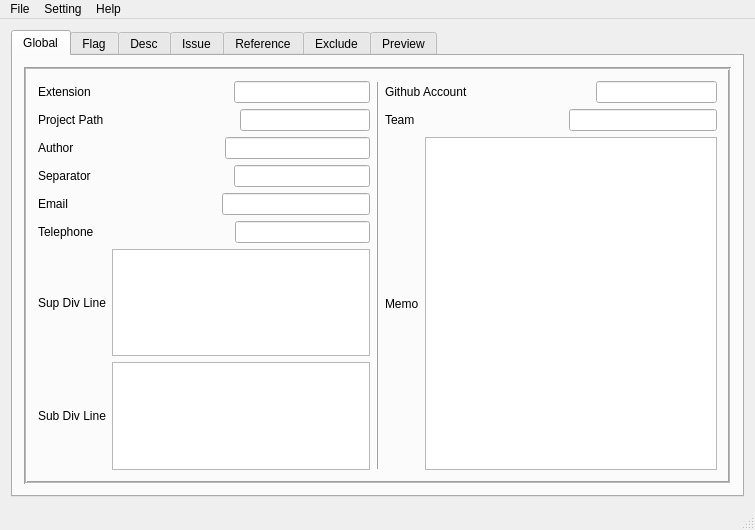
<?xml version="1.0" encoding="UTF-8"?>
<ui version="4.0">
 <class>MainWindow</class>
 <widget class="QMainWindow" name="MainWindow">
  <property name="geometry">
   <rect>
    <x>0</x>
    <y>0</y>
    <width>755</width>
    <height>530</height>
   </rect>
  </property>
  <property name="windowTitle">
   <string>MainWindow</string>
  </property>
  <widget class="QWidget" name="centralWidget">
   <layout class="QVBoxLayout" name="verticalLayout_2">
    <item>
     <widget class="QTabWidget" name="tabWidget">
      <property name="currentIndex">
       <number>0</number>
      </property>
      <widget class="QWidget" name="SettingTab">
       <attribute name="title">
        <string>Global</string>
       </attribute>
       <layout class="QHBoxLayout" name="horizontalLayout_13">
        <item>
         <widget class="QFrame" name="frame">
          <property name="frameShape">
           <enum>QFrame::Box</enum>
          </property>
          <property name="frameShadow">
           <enum>QFrame::Sunken</enum>
          </property>
          <property name="lineWidth">
           <number>1</number>
          </property>
          <property name="midLineWidth">
           <number>1</number>
          </property>
          <layout class="QHBoxLayout" name="horizontalLayout_2">
           <item>
            <layout class="QVBoxLayout" name="verticalLayout">
             <item>
              <layout class="QHBoxLayout" name="ExtensionL">
               <item>
                <widget class="QLabel" name="extensionLbl">
                 <property name="text">
                  <string>Extension</string>
                 </property>
                </widget>
               </item>
               <item>
                <spacer name="spacer1">
                 <property name="orientation">
                  <enum>Qt::Horizontal</enum>
                 </property>
                 <property name="sizeHint" stdset="0">
                  <size>
                   <width>40</width>
                   <height>20</height>
                  </size>
                 </property>
                </spacer>
               </item>
               <item>
                <widget class="QLineEdit" name="extensionEdit"/>
               </item>
              </layout>
             </item>
             <item>
              <layout class="QHBoxLayout" name="PathL">
               <item>
                <widget class="QLabel" name="pathLbl">
                 <property name="text">
                  <string>Project Path</string>
                 </property>
                </widget>
               </item>
               <item>
                <spacer name="spacer2">
                 <property name="orientation">
                  <enum>Qt::Horizontal</enum>
                 </property>
                 <property name="sizeHint" stdset="0">
                  <size>
                   <width>40</width>
                   <height>20</height>
                  </size>
                 </property>
                </spacer>
               </item>
               <item>
                <widget class="QLineEdit" name="pathEdit"/>
               </item>
              </layout>
             </item>
             <item>
              <layout class="QHBoxLayout" name="AuthorL">
               <item>
                <widget class="QLabel" name="authorLbl">
                 <property name="text">
                  <string>Author</string>
                 </property>
                </widget>
               </item>
               <item>
                <spacer name="spacer3">
                 <property name="orientation">
                  <enum>Qt::Horizontal</enum>
                 </property>
                 <property name="sizeHint" stdset="0">
                  <size>
                   <width>40</width>
                   <height>20</height>
                  </size>
                 </property>
                </spacer>
               </item>
               <item>
                <widget class="QLineEdit" name="authorEdit"/>
               </item>
              </layout>
             </item>
             <item>
              <layout class="QHBoxLayout" name="SeparatorL">
               <item>
                <widget class="QLabel" name="separatorLbl">
                 <property name="text">
                  <string>Separator</string>
                 </property>
                </widget>
               </item>
               <item>
                <spacer name="spacer4">
                 <property name="orientation">
                  <enum>Qt::Horizontal</enum>
                 </property>
                 <property name="sizeHint" stdset="0">
                  <size>
                   <width>40</width>
                   <height>20</height>
                  </size>
                 </property>
                </spacer>
               </item>
               <item>
                <widget class="QLineEdit" name="separatorEdit"/>
               </item>
              </layout>
             </item>
             <item>
              <layout class="QHBoxLayout" name="EmailL">
               <item>
                <widget class="QLabel" name="emailLbl">
                 <property name="text">
                  <string>Email</string>
                 </property>
                </widget>
               </item>
               <item>
                <spacer name="spacer7">
                 <property name="orientation">
                  <enum>Qt::Horizontal</enum>
                 </property>
                 <property name="sizeHint" stdset="0">
                  <size>
                   <width>40</width>
                   <height>20</height>
                  </size>
                 </property>
                </spacer>
               </item>
               <item>
                <widget class="QLineEdit" name="emailEdit"/>
               </item>
              </layout>
             </item>
             <item>
              <layout class="QHBoxLayout" name="TelephoneL">
               <item>
                <widget class="QLabel" name="telepLbl">
                 <property name="text">
                  <string>Telephone</string>
                 </property>
                </widget>
               </item>
               <item>
                <spacer name="spacer8">
                 <property name="orientation">
                  <enum>Qt::Horizontal</enum>
                 </property>
                 <property name="sizeHint" stdset="0">
                  <size>
                   <width>40</width>
                   <height>20</height>
                  </size>
                 </property>
                </spacer>
               </item>
               <item>
                <widget class="QLineEdit" name="telepEdit"/>
               </item>
              </layout>
             </item>
             <item>
              <layout class="QHBoxLayout" name="SupDivLineL">
               <item>
                <widget class="QLabel" name="supDivLbl">
                 <property name="text">
                  <string>Sup Div Line</string>
                 </property>
                </widget>
               </item>
               <item>
                <widget class="QTextEdit" name="supDivEdit"/>
               </item>
              </layout>
             </item>
             <item>
              <layout class="QHBoxLayout" name="SubDivLineL">
               <item>
                <widget class="QLabel" name="subDivLbl">
                 <property name="text">
                  <string>Sub Div Line</string>
                 </property>
                </widget>
               </item>
               <item>
                <widget class="QTextEdit" name="subDivEdit"/>
               </item>
              </layout>
             </item>
            </layout>
           </item>
           <item>
            <widget class="Line" name="line">
             <property name="frameShadow">
              <enum>QFrame::Raised</enum>
             </property>
             <property name="lineWidth">
              <number>1</number>
             </property>
             <property name="midLineWidth">
              <number>0</number>
             </property>
             <property name="orientation">
              <enum>Qt::Vertical</enum>
             </property>
            </widget>
           </item>
           <item>
            <layout class="QVBoxLayout" name="verticalLayout_6">
             <item>
              <layout class="QHBoxLayout" name="GithubL">
               <item>
                <widget class="QLabel" name="githubLbl">
                 <property name="text">
                  <string>Github Account</string>
                 </property>
                </widget>
               </item>
               <item>
                <spacer name="spacer1_4">
                 <property name="orientation">
                  <enum>Qt::Horizontal</enum>
                 </property>
                 <property name="sizeHint" stdset="0">
                  <size>
                   <width>40</width>
                   <height>20</height>
                  </size>
                 </property>
                </spacer>
               </item>
               <item>
                <widget class="QLineEdit" name="githubEdit"/>
               </item>
              </layout>
             </item>
             <item>
              <layout class="QHBoxLayout" name="TeamL">
               <item>
                <widget class="QLabel" name="teamLbl">
                 <property name="text">
                  <string>Team</string>
                 </property>
                </widget>
               </item>
               <item>
                <spacer name="spacer1_5">
                 <property name="orientation">
                  <enum>Qt::Horizontal</enum>
                 </property>
                 <property name="sizeHint" stdset="0">
                  <size>
                   <width>40</width>
                   <height>20</height>
                  </size>
                 </property>
                </spacer>
               </item>
               <item>
                <widget class="QLineEdit" name="teamEdit"/>
               </item>
              </layout>
             </item>
             <item>
              <layout class="QHBoxLayout" name="MemoL">
               <item>
                <widget class="QLabel" name="memoLbl">
                 <property name="text">
                  <string>Memo</string>
                 </property>
                </widget>
               </item>
               <item>
                <widget class="QTextEdit" name="memoEdit"/>
               </item>
              </layout>
             </item>
            </layout>
           </item>
          </layout>
         </widget>
        </item>
       </layout>
      </widget>
      <widget class="QWidget" name="FlagTab">
       <attribute name="title">
        <string>Flag</string>
       </attribute>
       <layout class="QHBoxLayout" name="horizontalLayout_3">
        <item>
         <layout class="QVBoxLayout" name="flagTabL1">
          <item>
           <widget class="QTableWidget" name="flagTblWidget">
            <row>
             <property name="text">
              <string>1</string>
             </property>
            </row>
            <row>
             <property name="text">
              <string>2</string>
             </property>
            </row>
            <row>
             <property name="text">
              <string>3</string>
             </property>
            </row>
            <row>
             <property name="text">
              <string>4</string>
             </property>
            </row>
            <row>
             <property name="text">
              <string>5</string>
             </property>
            </row>
            <row>
             <property name="text">
              <string>6</string>
             </property>
            </row>
            <row>
             <property name="text">
              <string>7</string>
             </property>
            </row>
            <row>
             <property name="text">
              <string>8</string>
             </property>
            </row>
            <row>
             <property name="text">
              <string>10</string>
             </property>
            </row>
            <row>
             <property name="text">
              <string>11</string>
             </property>
            </row>
            <row>
             <property name="text">
              <string>12</string>
             </property>
            </row>
            <row>
             <property name="text">
              <string>13</string>
             </property>
            </row>
            <row>
             <property name="text">
              <string>14</string>
             </property>
            </row>
            <column>
             <property name="text">
              <string>Flag</string>
             </property>
            </column>
            <column>
             <property name="text">
              <string>Value</string>
             </property>
            </column>
            <item row="0" column="0">
             <property name="text">
              <string>Author</string>
             </property>
            </item>
            <item row="0" column="1">
             <property name="text">
              <string>1</string>
             </property>
            </item>
            <item row="1" column="0">
             <property name="text">
              <string>Last_Edited</string>
             </property>
            </item>
            <item row="1" column="1">
             <property name="text">
              <string>1</string>
             </property>
            </item>
            <item row="2" column="0">
             <property name="text">
              <string>Desc</string>
             </property>
            </item>
            <item row="2" column="1">
             <property name="text">
              <string>1</string>
             </property>
            </item>
            <item row="3" column="0">
             <property name="text">
              <string>Issue</string>
             </property>
            </item>
            <item row="3" column="1">
             <property name="text">
              <string>1</string>
             </property>
            </item>
            <item row="4" column="0">
             <property name="text">
              <string>Sup_Div_Line</string>
             </property>
            </item>
            <item row="4" column="1">
             <property name="text">
              <string>1</string>
             </property>
            </item>
            <item row="5" column="0">
             <property name="text">
              <string>Sub_Div_Line</string>
             </property>
            </item>
            <item row="5" column="1">
             <property name="text">
              <string>1</string>
             </property>
            </item>
            <item row="6" column="0">
             <property name="text">
              <string>Email</string>
             </property>
            </item>
            <item row="6" column="1">
             <property name="text">
              <string>1</string>
             </property>
            </item>
            <item row="7" column="0">
             <property name="text">
              <string>Telephone</string>
             </property>
            </item>
            <item row="7" column="1">
             <property name="text">
              <string>1</string>
             </property>
            </item>
            <item row="8" column="0">
             <property name="text">
              <string>Github_Account</string>
             </property>
            </item>
            <item row="8" column="1">
             <property name="text">
              <string>1</string>
             </property>
            </item>
            <item row="9" column="0">
             <property name="text">
              <string>Ref_URLs</string>
             </property>
            </item>
            <item row="9" column="1">
             <property name="text">
              <string>1</string>
             </property>
            </item>
            <item row="10" column="0">
             <property name="text">
              <string>Created_Date</string>
             </property>
            </item>
            <item row="10" column="1">
             <property name="text">
              <string>1</string>
             </property>
            </item>
            <item row="11" column="0">
             <property name="text">
              <string>Team</string>
             </property>
            </item>
            <item row="11" column="1">
             <property name="text">
              <string>1</string>
             </property>
            </item>
            <item row="12" column="0">
             <property name="text">
              <string>Memo</string>
             </property>
            </item>
            <item row="12" column="1">
             <property name="text">
              <string>1</string>
             </property>
            </item>
           </widget>
          </item>
         </layout>
        </item>
       </layout>
      </widget>
      <widget class="QWidget" name="DescTab">
       <attribute name="title">
        <string>Desc</string>
       </attribute>
       <layout class="QVBoxLayout" name="verticalLayout_4">
        <item>
         <layout class="QVBoxLayout" name="descTabL1">
          <item>
           <widget class="QTableWidget" name="descTblWidget">
            <column>
             <property name="text">
              <string>File Name</string>
             </property>
            </column>
            <column>
             <property name="text">
              <string>Description</string>
             </property>
            </column>
           </widget>
          </item>
          <item>
           <layout class="QHBoxLayout" name="descTabL2">
            <item>
             <widget class="QPushButton" name="descAddBtn">
              <property name="text">
               <string>Add</string>
              </property>
             </widget>
            </item>
            <item>
             <widget class="QPushButton" name="descRemoveBtn">
              <property name="text">
               <string>Remove</string>
              </property>
             </widget>
            </item>
            <item>
             <widget class="QPushButton" name="descSortBtn">
              <property name="text">
               <string>Sort By File Name</string>
              </property>
             </widget>
            </item>
           </layout>
          </item>
         </layout>
        </item>
       </layout>
      </widget>
      <widget class="QWidget" name="IssueTab">
       <attribute name="title">
        <string>Issue</string>
       </attribute>
       <layout class="QHBoxLayout" name="horizontalLayout_10">
        <item>
         <layout class="QVBoxLayout" name="issueTabL">
          <item>
           <widget class="QTableWidget" name="issueTblWidget">
            <column>
             <property name="text">
              <string>File Name</string>
             </property>
            </column>
            <column>
             <property name="text">
              <string>Issue</string>
             </property>
            </column>
           </widget>
          </item>
          <item>
           <layout class="QHBoxLayout" name="horizontalLayout_8">
            <item>
             <widget class="QPushButton" name="issueAddBtn">
              <property name="text">
               <string>Add</string>
              </property>
             </widget>
            </item>
            <item>
             <widget class="QPushButton" name="issueRemoveBtn">
              <property name="text">
               <string>Remove</string>
              </property>
             </widget>
            </item>
            <item>
             <widget class="QPushButton" name="issueSortBtn">
              <property name="text">
               <string>Sort By File Name</string>
              </property>
             </widget>
            </item>
           </layout>
          </item>
         </layout>
        </item>
       </layout>
      </widget>
      <widget class="QWidget" name="referenceTab">
       <attribute name="title">
        <string>Reference</string>
       </attribute>
       <layout class="QVBoxLayout" name="verticalLayout_10">
        <item>
         <layout class="QVBoxLayout" name="verticalLayout_9">
          <item>
           <widget class="QTableWidget" name="referenceTbl">
            <column>
             <property name="text">
              <string>File Name</string>
             </property>
            </column>
            <column>
             <property name="text">
              <string>URLs</string>
             </property>
            </column>
           </widget>
          </item>
          <item>
           <layout class="QHBoxLayout" name="ReferenceL_2">
            <item>
             <widget class="QPushButton" name="addReferenceBtn">
              <property name="text">
               <string>Add</string>
              </property>
             </widget>
            </item>
            <item>
             <widget class="QPushButton" name="rmReferenceBtn">
              <property name="text">
               <string>Remove</string>
              </property>
             </widget>
            </item>
            <item>
             <widget class="QPushButton" name="referenceSortBtn">
              <property name="text">
               <string>Sort By File Name</string>
              </property>
             </widget>
            </item>
           </layout>
          </item>
         </layout>
        </item>
       </layout>
      </widget>
      <widget class="QWidget" name="excludeTab">
       <attribute name="title">
        <string>Exclude</string>
       </attribute>
       <layout class="QHBoxLayout" name="horizontalLayout_5">
        <item>
         <layout class="QVBoxLayout" name="verticalLayout_7">
          <item>
           <widget class="QTableWidget" name="excludeTbl">
            <column>
             <property name="text">
              <string>File Name to exclude</string>
             </property>
            </column>
           </widget>
          </item>
          <item>
           <layout class="QHBoxLayout" name="horizontalLayout_4">
            <item>
             <widget class="QPushButton" name="addExcludeBtn">
              <property name="text">
               <string>Add</string>
              </property>
             </widget>
            </item>
            <item>
             <widget class="QPushButton" name="rmExcludeBtn">
              <property name="text">
               <string>Remove</string>
              </property>
             </widget>
            </item>
            <item>
             <widget class="QPushButton" name="sortExcludeBtn">
              <property name="text">
               <string>Sort By File Name</string>
              </property>
             </widget>
            </item>
           </layout>
          </item>
         </layout>
        </item>
       </layout>
      </widget>
      <widget class="QWidget" name="PreviewTab">
       <attribute name="title">
        <string>Preview</string>
       </attribute>
       <layout class="QVBoxLayout" name="verticalLayout_5">
        <item>
         <layout class="QVBoxLayout" name="verticalLayout_3">
          <item>
           <widget class="QPlainTextEdit" name="previewTextEdit">
            <property name="toolTip">
             <string>&lt;html&gt;&lt;head/&gt;&lt;body&gt;&lt;p&gt;Check the comments to add&lt;/p&gt;&lt;/body&gt;&lt;/html&gt;</string>
            </property>
            <property name="styleSheet">
             <string notr="true"/>
            </property>
           </widget>
          </item>
          <item>
           <layout class="QHBoxLayout" name="horizontalLayout">
            <item>
             <widget class="QPushButton" name="copyBtn">
              <property name="text">
               <string>Copy</string>
              </property>
             </widget>
            </item>
            <item>
             <widget class="QPushButton" name="executeBtn">
              <property name="text">
               <string>Run</string>
              </property>
             </widget>
            </item>
           </layout>
          </item>
         </layout>
        </item>
       </layout>
      </widget>
     </widget>
    </item>
   </layout>
  </widget>
  <widget class="QMenuBar" name="menuBar">
   <property name="geometry">
    <rect>
     <x>0</x>
     <y>0</y>
     <width>755</width>
     <height>21</height>
    </rect>
   </property>
   <widget class="QMenu" name="menuFiel">
    <property name="title">
     <string>File</string>
    </property>
    <widget class="QMenu" name="menuOpen_Recents">
     <property name="title">
      <string>Open Recents</string>
     </property>
     <addaction name="actionrecent1"/>
     <addaction name="actionrecent2"/>
     <addaction name="actionrecent3"/>
     <addaction name="actionrecent4"/>
    </widget>
    <addaction name="actionOpen"/>
    <addaction name="actionOpen_Project_Path"/>
    <addaction name="actionOpen_and_run"/>
    <addaction name="menuOpen_Recents"/>
    <addaction name="separator"/>
    <addaction name="actionRefresh"/>
    <addaction name="separator"/>
    <addaction name="actionSave"/>
    <addaction name="actionSave_as"/>
    <addaction name="separator"/>
    <addaction name="actionExecute"/>
    <addaction name="actionRemove_Comments"/>
    <addaction name="separator"/>
    <addaction name="actionExit"/>
   </widget>
   <widget class="QMenu" name="menuHelp">
    <property name="title">
     <string>Help</string>
    </property>
    <addaction name="actionGithub"/>
   </widget>
   <widget class="QMenu" name="menuSetting">
    <property name="title">
     <string>Setting</string>
    </property>
    <addaction name="actionRecursive_Traversal"/>
    <addaction name="separator"/>
    <addaction name="actionIssue_Numbering"/>
    <addaction name="actionDesc_Numbering"/>
   </widget>
   <addaction name="menuFiel"/>
   <addaction name="menuSetting"/>
   <addaction name="menuHelp"/>
  </widget>
  <widget class="QStatusBar" name="statusBar"/>
  <action name="actionGithub">
   <property name="icon">
    <iconset>
     <normaloff>res/img/github.png</normaloff>res/img/github.png</iconset>
   </property>
   <property name="text">
    <string>Github</string>
   </property>
  </action>
  <action name="actionExecute">
   <property name="text">
    <string>Run</string>
   </property>
   <property name="shortcut">
    <string>F5</string>
   </property>
  </action>
  <action name="actionSave">
   <property name="text">
    <string>Save</string>
   </property>
   <property name="shortcut">
    <string>Ctrl+S</string>
   </property>
  </action>
  <action name="actionOpen">
   <property name="text">
    <string>Open</string>
   </property>
   <property name="shortcut">
    <string>Ctrl+O</string>
   </property>
  </action>
  <action name="actionSave_as">
   <property name="text">
    <string>Save as</string>
   </property>
   <property name="shortcut">
    <string>Alt+S</string>
   </property>
  </action>
  <action name="actionExit">
   <property name="text">
    <string>Exit</string>
   </property>
  </action>
  <action name="actionOpen_and_run">
   <property name="text">
    <string>Open and Run</string>
   </property>
   <property name="shortcut">
    <string>Shift+F5</string>
   </property>
  </action>
  <action name="actionRemove_Comments">
   <property name="text">
    <string>Remove Comments</string>
   </property>
  </action>
  <action name="actionRecursive_Traversal">
   <property name="checkable">
    <bool>true</bool>
   </property>
   <property name="checked">
    <bool>true</bool>
   </property>
   <property name="text">
    <string>Recursive Traversal</string>
   </property>
  </action>
  <action name="actionrecent1">
   <property name="text">
    <string>recent1</string>
   </property>
  </action>
  <action name="actionrecent2">
   <property name="text">
    <string>recent2</string>
   </property>
  </action>
  <action name="actionrecent3">
   <property name="text">
    <string>recent3</string>
   </property>
  </action>
  <action name="actionrecent4">
   <property name="text">
    <string>recent4</string>
   </property>
  </action>
  <action name="actionIssue_Numbering">
   <property name="checkable">
    <bool>true</bool>
   </property>
   <property name="checked">
    <bool>true</bool>
   </property>
   <property name="text">
    <string>Issue Numbering</string>
   </property>
   <property name="shortcut">
    <string>Ctrl+I</string>
   </property>
  </action>
  <action name="actionDesc_Numbering">
   <property name="checkable">
    <bool>true</bool>
   </property>
   <property name="checked">
    <bool>true</bool>
   </property>
   <property name="text">
    <string>Desc Numbering</string>
   </property>
   <property name="shortcut">
    <string>Ctrl+D</string>
   </property>
  </action>
  <action name="actionOpen_Project_Path">
   <property name="text">
    <string>Open Project Path</string>
   </property>
  </action>
  <action name="actionRefresh">
   <property name="text">
    <string>Refresh</string>
   </property>
   <property name="shortcut">
    <string>Ctrl+R</string>
   </property>
  </action>
 </widget>
 <layoutdefault spacing="6" margin="11"/>
 <resources/>
 <connections/>
</ui>
